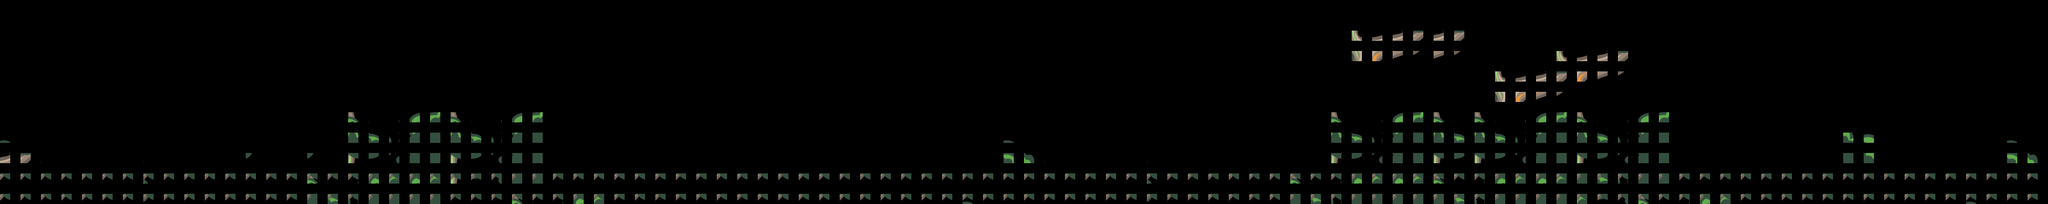

A 2D game scene composited from a Tiled map and its tileset images. What follows is a short description and the map's XML, with every tile layer's data as written:
An orthogonal 100x10 tile map with 32x32 px tiles, 3 tile layers (background, walls, hazards).

<map version="1.2" tiledversion="1.2.3" orientation="orthogonal" renderorder="right-down" width="100" height="10" tilewidth="32" tileheight="32" infinite="0" nextlayerid="4" nextobjectid="1">
 <tileset firstgid="1" name="tileSet" tilewidth="16" tileheight="16" tilecount="256" columns="16">
  <image source="tileSet.png" trans="fe80fe" width="256" height="256" />
 </tileset>
 <layer id="1" name="background" width="100" height="10">
  <data encoding="csv">
0,0,0,0,0,0,0,0,0,0,0,0,0,0,0,0,0,0,0,0,0,0,0,0,0,0,0,0,0,0,0,0,0,0,0,0,0,0,0,0,0,0,0,0,0,0,0,0,0,0,0,0,0,0,0,0,0,0,161,162,163,164,178,179,180,0,0,0,0,0,0,0,0,0,0,0,0,0,0,0,0,0,161,162,163,164,0,161,162,163,164,0,0,0,0,0,0,0,0,0,
0,0,0,0,0,0,0,0,161,162,163,164,163,164,0,0,0,0,0,0,0,0,0,0,0,0,0,0,0,0,0,0,0,0,0,0,0,0,0,0,0,0,0,0,0,0,0,0,0,0,0,0,0,0,0,0,0,0,177,178,179,180,0,0,0,0,138,139,140,141,140,141,0,0,0,0,0,0,0,0,0,0,177,178,179,180,0,177,178,179,180,0,0,0,0,0,0,0,0,0,
0,0,0,0,0,0,0,0,177,178,179,180,179,180,0,0,0,0,161,162,163,164,0,0,0,0,0,0,0,0,0,0,0,0,0,0,0,0,0,0,0,0,0,0,0,0,0,0,0,0,0,0,0,0,0,0,0,0,0,0,0,0,0,0,0,0,154,155,156,157,156,157,0,0,0,0,138,139,140,141,0,0,0,0,0,0,0,0,0,0,0,0,0,0,0,0,0,0,0,0,
0,0,0,0,0,0,0,0,0,0,0,0,0,0,0,161,162,163,164,178,179,180,0,0,0,0,0,0,0,0,0,0,161,162,163,164,0,161,162,163,164,0,0,0,0,0,0,0,0,0,0,0,0,0,0,0,0,0,0,0,0,0,0,0,0,0,0,0,0,0,0,0,0,138,139,140,141,155,156,157,161,162,163,164,163,164,0,0,0,0,0,0,0,0,0,0,0,0,0,0,
0,0,0,0,0,0,0,0,0,0,0,0,0,0,0,177,178,179,180,0,0,0,0,0,0,0,0,0,0,0,0,0,177,178,179,180,0,177,178,179,180,0,0,0,0,0,0,0,0,0,0,0,0,0,0,0,0,0,0,0,0,0,0,0,0,0,0,0,0,0,0,0,0,154,155,156,157,0,0,0,177,178,179,180,179,180,0,0,0,0,161,162,163,164,0,0,0,0,0,0,
10,11,12,13,14,15,16,12,13,14,15,16,0,0,0,0,0,90,91,92,93,94,90,91,92,93,94,0,0,0,0,0,0,0,0,0,0,0,0,0,0,0,0,0,0,0,0,0,0,10,11,12,13,14,15,16,12,13,14,15,16,0,0,0,0,90,91,92,93,94,90,91,90,91,92,93,94,90,91,92,93,94,0,0,0,0,0,161,162,163,164,178,179,180,0,0,0,0,10,11,
26,27,28,29,30,31,32,28,29,30,31,32,0,0,0,0,0,106,107,108,109,110,106,107,108,109,110,0,0,0,161,162,163,164,163,164,0,0,0,0,0,0,0,0,0,0,0,0,0,26,27,28,29,30,31,32,28,29,30,31,32,0,0,0,0,106,107,108,109,110,106,107,106,107,108,109,110,106,107,108,109,110,0,0,0,0,0,177,178,179,180,0,0,0,0,0,0,0,26,27,
140,141,44,45,46,47,48,44,45,46,47,48,0,0,0,0,0,122,123,124,125,126,122,123,124,125,126,0,0,0,177,178,179,180,179,180,0,0,0,0,161,162,163,164,0,0,0,0,0,42,43,44,45,46,47,48,44,45,46,47,48,0,0,0,0,122,123,124,125,126,122,123,122,123,124,125,126,122,123,124,125,126,0,0,0,0,0,0,0,0,0,0,0,0,0,0,0,0,42,43,
12,13,14,15,16,15,16,60,61,62,63,64,0,0,0,90,91,92,93,94,93,94,122,123,124,125,126,0,0,0,0,0,0,0,0,0,0,161,162,163,164,178,179,180,0,0,0,10,11,12,13,14,15,16,15,16,60,61,62,63,64,0,0,90,91,92,93,94,93,94,90,91,92,93,94,93,94,106,107,108,109,110,0,0,0,0,0,0,0,0,0,0,0,0,0,0,10,11,12,13,
28,29,30,31,32,31,32,76,10,11,12,13,14,15,16,106,107,108,109,110,109,110,0,0,0,90,91,92,93,94,0,0,0,0,0,0,0,177,178,179,180,0,0,0,0,0,0,26,27,28,29,30,31,32,31,32,76,10,11,12,13,14,15,106,107,108,109,110,109,110,106,107,108,109,110,109,110,94,123,124,90,91,92,93,94,0,0,0,0,0,0,0,0,0,0,0,26,27,28,29
</data>
 </layer>
 <layer id="2" name="walls" width="100" height="10">
  <data encoding="csv">
0,0,0,0,0,0,0,0,0,0,0,0,0,0,0,0,0,0,0,0,0,0,0,0,0,0,0,0,0,0,0,0,0,0,0,0,0,0,0,0,0,0,0,0,0,0,0,0,0,0,0,0,0,0,0,0,0,0,0,0,0,0,0,0,0,0,0,0,0,0,0,0,0,0,0,0,0,0,0,0,0,0,0,0,0,0,0,0,0,0,0,0,0,0,0,0,0,0,0,0,
0,0,0,0,0,0,0,0,0,0,0,0,0,0,0,0,0,0,0,0,0,0,0,0,0,0,0,0,0,0,0,0,0,0,0,0,0,0,0,0,0,0,0,0,0,0,0,0,0,0,0,0,0,0,0,0,0,0,0,0,0,0,0,0,0,0,0,0,0,0,0,0,0,0,0,0,0,0,0,0,0,0,0,0,0,0,0,0,0,0,0,0,0,0,0,0,0,0,0,0,
0,0,0,0,0,0,0,0,0,0,0,0,0,0,0,0,0,0,0,0,0,0,0,0,0,0,0,0,0,0,0,0,0,0,0,0,0,0,0,0,0,0,0,0,0,0,0,0,0,0,0,0,0,0,0,0,0,0,0,0,0,0,0,0,0,0,0,0,0,0,0,0,0,0,0,0,0,0,0,0,0,0,0,0,0,0,0,0,0,0,0,0,0,0,0,0,0,0,0,0,
0,0,0,0,0,0,0,0,0,0,0,0,0,0,0,0,0,0,0,0,0,0,0,0,0,0,0,0,0,0,0,0,0,0,0,0,0,0,0,0,0,0,0,0,0,0,0,0,0,0,0,0,0,0,0,0,0,0,0,0,0,0,0,0,0,0,0,0,0,0,0,0,0,0,0,0,0,0,0,0,0,0,0,0,0,0,0,0,0,0,0,0,0,0,0,0,0,0,0,0,
0,0,0,0,0,0,0,0,0,0,0,0,0,0,0,0,0,0,0,0,0,0,0,0,0,0,0,0,0,0,0,0,0,0,0,0,0,0,0,0,0,0,0,0,0,0,0,0,0,0,0,0,0,0,0,0,0,0,0,0,0,0,0,0,0,0,0,0,0,0,0,0,0,0,0,0,0,0,0,0,0,0,0,0,0,0,0,0,0,0,0,0,0,0,0,0,0,0,0,0,
0,0,0,0,0,0,0,0,0,0,0,0,0,0,0,0,0,0,0,0,0,0,0,0,0,0,0,0,0,0,0,0,0,0,0,0,0,0,0,0,0,0,0,0,0,0,0,0,0,0,0,0,0,0,0,0,0,0,0,0,0,0,0,0,0,0,0,0,0,0,0,0,0,0,0,0,0,0,0,0,0,0,0,0,0,0,0,0,0,0,0,0,0,0,0,0,0,0,0,0,
0,0,0,0,0,0,0,0,0,0,0,0,0,0,0,0,0,0,0,0,0,0,0,0,0,0,0,0,0,0,0,0,0,0,0,0,0,0,0,0,0,0,0,0,0,0,0,0,0,0,0,0,0,0,0,0,0,0,0,0,0,0,0,0,0,0,0,0,0,0,0,0,0,0,0,0,0,0,0,0,0,0,0,0,0,0,0,0,0,0,95,96,0,0,0,0,0,0,0,0,
0,0,0,0,0,0,0,0,0,0,0,0,0,0,0,0,0,0,0,0,0,0,0,0,0,0,0,0,0,0,0,0,0,0,0,0,0,0,0,0,0,0,0,0,0,0,0,0,0,0,0,0,0,0,0,0,0,0,0,0,0,0,0,0,0,0,0,0,0,0,0,0,0,0,0,0,0,0,0,0,0,0,0,0,0,0,0,0,0,0,111,112,0,0,0,0,0,0,0,0,
142,142,142,142,142,142,142,142,142,142,142,142,142,142,142,142,142,142,142,142,142,142,142,142,142,142,142,142,142,142,142,142,142,142,142,142,142,142,142,142,142,142,142,142,142,142,142,142,142,142,142,142,142,142,142,142,142,142,142,142,142,142,142,142,142,142,142,142,142,142,142,142,142,142,142,142,142,142,142,142,142,142,142,142,142,142,142,142,142,142,142,142,142,142,142,142,142,142,142,142,
142,142,142,142,142,142,142,142,142,142,142,142,142,142,142,142,142,142,142,142,142,142,142,142,142,142,142,142,142,142,142,142,142,142,142,142,142,142,142,142,142,142,142,142,142,142,142,142,142,142,142,142,142,142,142,142,142,142,142,142,142,142,142,142,142,142,142,142,142,142,142,142,142,142,142,142,142,142,142,142,142,142,142,142,142,142,142,142,142,142,142,142,142,142,142,142,142,142,142,142
</data>
 </layer>
 <layer id="3" name="hazards" width="100" height="10">
  <data encoding="csv">
0,0,0,0,0,0,0,0,0,0,0,0,0,0,0,0,0,0,0,0,0,0,0,0,0,0,0,0,0,0,0,0,0,0,0,0,0,0,0,0,0,0,0,0,0,0,0,0,0,0,0,0,0,0,0,0,0,0,0,0,0,0,0,0,0,0,0,0,0,0,0,0,0,0,0,0,0,0,0,0,0,0,0,0,0,0,0,0,0,0,0,0,0,0,0,0,0,0,0,0,
0,0,0,0,0,0,0,0,0,0,0,0,0,0,0,0,0,0,0,0,0,0,0,0,0,0,0,0,0,0,0,0,0,0,0,0,0,0,0,0,0,0,0,0,0,0,0,0,0,0,0,0,0,0,0,0,0,0,0,0,0,0,0,0,0,0,0,0,0,0,0,0,0,0,0,0,0,0,0,0,0,0,0,0,0,0,0,0,0,0,0,0,0,0,0,0,0,0,0,0,
0,0,0,0,0,0,0,0,0,0,0,0,0,0,0,0,0,0,0,0,0,0,0,0,0,0,0,0,0,0,0,0,0,0,0,0,0,0,0,0,0,0,0,0,0,0,0,0,0,0,0,0,0,0,0,0,0,0,0,0,0,0,0,0,0,0,0,0,0,0,0,0,0,0,0,0,0,0,0,0,0,0,0,0,0,0,0,0,0,0,0,0,0,0,0,0,0,0,0,0,
0,0,0,0,0,0,0,0,0,0,0,0,0,0,0,0,0,0,0,0,0,0,0,0,0,0,0,0,0,0,0,0,0,0,0,0,0,0,0,0,0,0,0,0,0,0,0,0,0,0,0,0,0,0,0,0,0,0,0,0,0,0,0,0,0,0,0,0,0,0,0,0,0,0,0,0,0,0,0,0,0,0,0,0,0,0,0,0,0,0,0,0,0,0,0,0,0,0,0,0,
0,0,0,0,0,0,0,0,0,0,0,0,0,0,0,0,0,0,0,0,0,0,0,0,0,0,0,0,0,0,0,0,0,0,0,0,0,0,0,0,0,0,0,0,0,0,0,0,0,0,0,0,0,0,0,0,0,0,0,0,0,0,0,0,0,0,0,0,0,0,0,0,0,0,0,0,0,0,0,0,0,0,0,0,0,0,0,0,0,0,0,0,0,0,0,0,0,0,0,0,
0,0,0,0,0,0,0,0,0,0,0,0,0,0,0,0,0,0,0,0,0,0,0,0,0,0,0,0,0,0,0,0,0,0,0,0,0,0,0,0,0,0,0,0,0,0,0,0,0,0,0,0,0,0,0,0,0,0,0,0,0,0,0,0,0,0,0,0,0,0,0,0,0,0,0,0,0,0,0,0,0,0,0,0,0,0,0,0,0,0,0,0,0,0,0,0,0,0,0,0,
0,0,0,0,0,0,0,0,0,0,0,0,0,0,0,0,0,0,0,0,0,0,0,0,0,0,0,0,0,0,0,0,0,0,0,0,0,0,0,0,0,0,0,0,0,0,0,0,0,0,0,0,0,0,0,0,0,0,0,0,0,0,0,0,0,0,0,0,0,0,0,0,0,0,0,0,0,0,0,0,0,0,0,0,0,0,0,0,0,0,0,0,0,0,0,0,0,0,0,0,
0,0,0,0,0,0,0,0,0,0,0,0,144,0,0,144,0,0,0,0,0,0,0,0,0,0,0,0,0,0,0,0,0,0,0,0,0,0,0,0,0,0,0,0,0,0,0,0,0,0,0,0,0,0,0,0,0,0,0,0,0,0,0,0,0,0,0,0,0,0,0,0,0,0,0,0,0,0,0,0,0,0,0,0,0,0,0,0,0,0,0,0,0,0,0,0,0,0,0,0,
0,0,0,0,0,0,0,0,0,0,0,0,0,0,0,0,0,0,0,0,0,0,0,0,0,0,0,0,0,0,0,0,0,0,0,0,0,0,0,0,0,0,0,0,0,0,0,0,0,0,0,0,0,0,0,0,0,0,0,0,0,0,0,0,0,0,0,0,0,0,0,0,0,0,0,0,0,0,0,0,0,0,0,0,0,0,0,0,0,0,0,0,0,0,0,0,0,0,0,0,
0,0,0,0,0,0,0,0,0,0,0,0,0,0,0,0,0,0,0,0,0,0,0,0,0,0,0,0,0,0,0,0,0,0,0,0,0,0,0,0,0,0,0,0,0,0,0,0,0,0,0,0,0,0,0,0,0,0,0,0,0,0,0,0,0,0,0,0,0,0,0,0,0,0,0,0,0,0,0,0,0,0,0,0,0,0,0,0,0,0,0,0,0,0,0,0,0,0,0,0
</data>
 </layer>
</map>